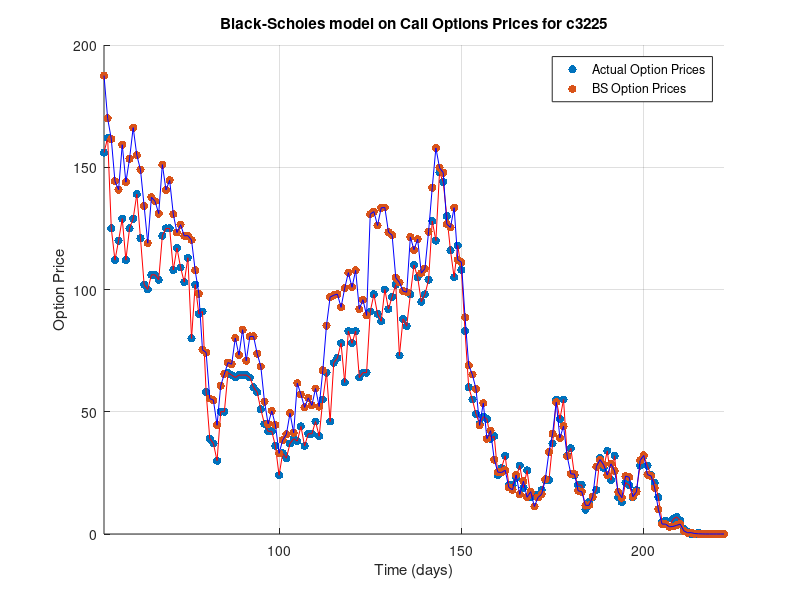

The MATLAB script that drew this image:
% calculate volatility of stock
c3225 = csvread('./c3225.csv');

Strike = 3225;
Yield = 0.00;
Rate = 0.06;

counter = 1;

T = 11.1 / 12;

call_prices_estimate = [];

for i=52:222
    
    Price = c3225(i,3);
    Value = c3225(i,2);
    Time = T - T*(i / 222);

    ImpliedVolatility = blsimpv(Price,Strike,Rate,Time,Value);
    change_in_price = c3225(counter+1:i,3) - c3225(counter:i-1,3);
    change_in_price = std((change_in_price ./ c3225(counter:i-1,3)));
    
%     Volatility = change_in_price * sqrt((2.6 / 12))
    Volatility = change_in_price * sqrt(252);

    [Call] = blsprice(Price,Strike,Rate,Time,Volatility,Yield);
    call_prices_estimate(end+1) = Call;
    counter = counter + 1;
end

time = 52:1:222;
call_prices = c3225(52:end,2);

h1 = scatter(time,call_prices,'filled','r');
hold on
plot(time,call_prices,'r')
hold on
h3 = scatter(time, call_prices_estimate,'filled','b');
hold on
plot(time, call_prices_estimate,'b')

legend([h1 h3],{'Actual Option Prices','BS Option Prices'}); 
grid on
xlim([52 222])

title('Black-Scholes model on Call Options Prices for c3225')

xlabel('Time (days)') % x-axis label
ylabel('Option Price') % y-axis label

c4_mse = immse(call_prices, call_prices_estimate')
